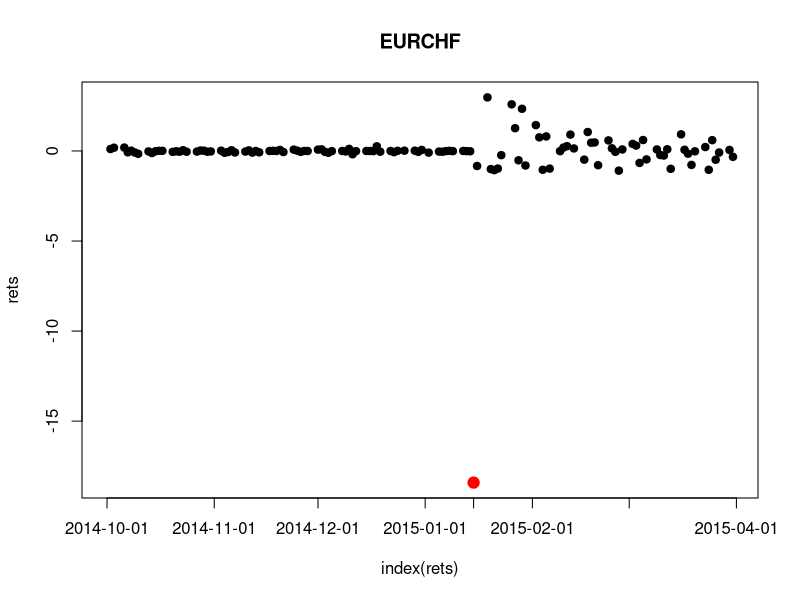
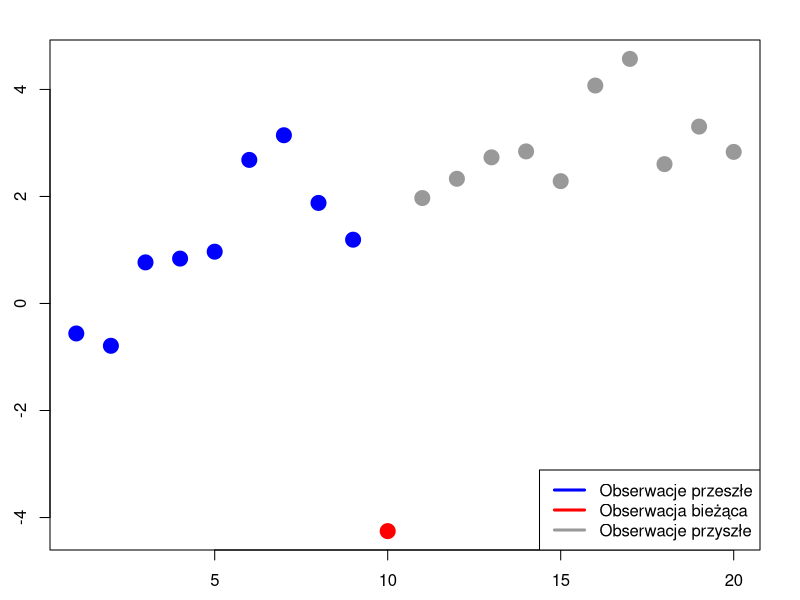
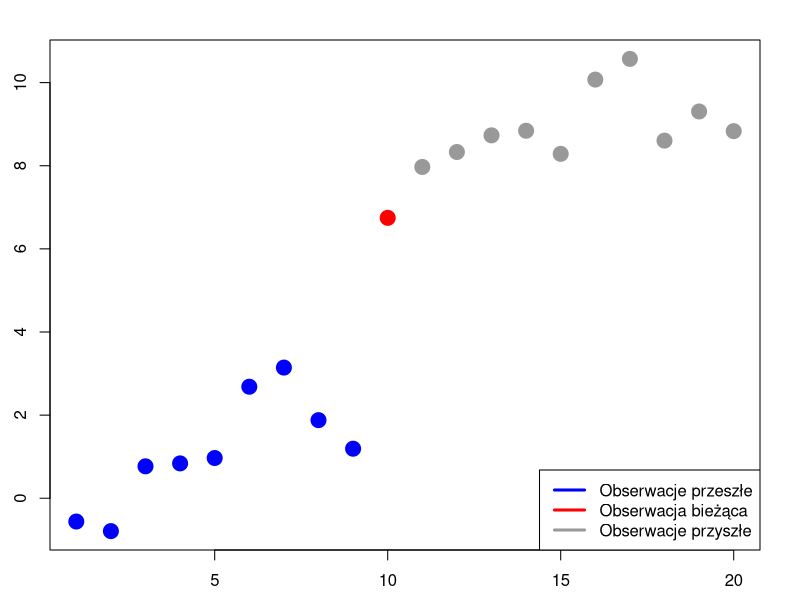

Here is the R script that generated these plots, in order:
library(xts)
library(lubridate)
library(magrittr)
library(TTR)
library(Cairo)
data = read.csv("KodR/eurchf_d.csv")

date = data$Data %>% ymd
close = data[,5]


close = xts(close, order.by = date)
close = close["2014-10/2015-03"]
rets = (log(close) %>% diff)*100


CairoPDF(file = "wykresy/EURCHF.pdf",  width = 9, height = 6)
plot(index(rets),rets, main = "EURCHF", type = "p", pch = 19, xaxt = "n")

out = rets[rets< -15]

points(index(out), as.numeric(out), col = "red", cex = 1.5, pch = 19)
scale = pretty(index(rets))
scale = sort(c("2015-01-15", as.character(scale)))

axis(1, scale %>% ymd, scale)

dev.off()

#file.copy("EURCHF.pdf", "../wykresy/EURCHF.pdf",overwrite = TRUE)

rets["/2015-01-14"] %>% na.omit %>% range
rets["2015-01-16/"] %>% na.omit %>% range


set.seed(123)

par(mar = c(2.5,2.5,2,2))
x = rnorm(20)
x = cumsum(x)
library(Cairo)
CairoPDF(file = "wykresy/odst1.pdf",  width = 12, height = 8)
par(mar = c(2.5,2.5,2,2))
xx = x; xx[10] = xx[10]-5
cols = c(rep("blue",9), rep("red",1), rep("gray60",10))
plot(xx, ylab = "", col = cols, pch = 19, xlab = "", cex = 2)
legend("bottomright", c("Obserwacje przeszłe","Obserwacja bieżąca", "Obserwacje przyszłe"), col = c("blue","red","gray60"), lwd = 3)
dev.off()

CairoPDF(file = "wykresy/odst2.pdf",  width = 12, height = 8, pointsize = 16)
par(mar = c(2.5,2.5,2,2))
xx = x; xx[10:20] = xx[10:20]+6
cols = c(rep("blue",9), rep("red",1), rep("gray60",10))
plot(xx, ylab = "", col = cols, pch = 19, xlab = "", cex = 2)
legend("bottomright", c("Obserwacje przeszłe","Obserwacja bieżąca", "Obserwacje przyszłe"), col = c("blue","red","gray60"), lwd = 3)
dev.off()
